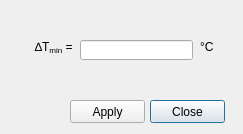
<?xml version="1.0" encoding="UTF-8"?>
<ui version="4.0">
 <class>DeltaT</class>
 <widget class="QDialog" name="DeltaT">
  <property name="geometry">
   <rect>
    <x>0</x>
    <y>0</y>
    <width>243</width>
    <height>134</height>
   </rect>
  </property>
  <property name="windowTitle">
   <string>Dialog</string>
  </property>
  <widget class="QPushButton" name="pushButton">
   <property name="geometry">
    <rect>
     <x>150</x>
     <y>100</y>
     <width>75</width>
     <height>23</height>
    </rect>
   </property>
   <property name="text">
    <string>Close</string>
   </property>
  </widget>
  <widget class="QPushButton" name="pushButton_2">
   <property name="geometry">
    <rect>
     <x>70</x>
     <y>100</y>
     <width>75</width>
     <height>23</height>
    </rect>
   </property>
   <property name="text">
    <string>Apply</string>
   </property>
  </widget>
  <widget class="QLineEdit" name="lineEdit">
   <property name="geometry">
    <rect>
     <x>80</x>
     <y>40</y>
     <width>113</width>
     <height>20</height>
    </rect>
   </property>
  </widget>
  <widget class="QLabel" name="label">
   <property name="geometry">
    <rect>
     <x>30</x>
     <y>40</y>
     <width>46</width>
     <height>13</height>
    </rect>
   </property>
   <property name="text">
    <string>&lt;html&gt;&lt;head/&gt;&lt;body&gt;&lt;p align=&quot;right&quot;&gt;∆T&lt;span style=&quot; vertical-align:sub;&quot;&gt;min&lt;/span&gt;  = &lt;/p&gt;&lt;/body&gt;&lt;/html&gt;</string>
   </property>
  </widget>
  <widget class="QLabel" name="label_2">
   <property name="geometry">
    <rect>
     <x>200</x>
     <y>40</y>
     <width>46</width>
     <height>13</height>
    </rect>
   </property>
   <property name="text">
    <string>°C</string>
   </property>
  </widget>
 </widget>
 <tabstops>
  <tabstop>lineEdit</tabstop>
  <tabstop>pushButton_2</tabstop>
  <tabstop>pushButton</tabstop>
 </tabstops>
 <resources/>
 <connections>
  <connection>
   <sender>pushButton</sender>
   <signal>clicked()</signal>
   <receiver>DeltaT</receiver>
   <slot>close()</slot>
   <hints>
    <hint type="sourcelabel">
     <x>160</x>
     <y>114</y>
    </hint>
    <hint type="destinationlabel">
     <x>127</x>
     <y>81</y>
    </hint>
   </hints>
  </connection>
  <connection>
   <sender>pushButton_2</sender>
   <signal>clicked()</signal>
   <receiver>DeltaT</receiver>
   <slot>close()</slot>
   <hints>
    <hint type="sourcelabel">
     <x>105</x>
     <y>113</y>
    </hint>
    <hint type="destinationlabel">
     <x>57</x>
     <y>88</y>
    </hint>
   </hints>
  </connection>
 </connections>
</ui>
